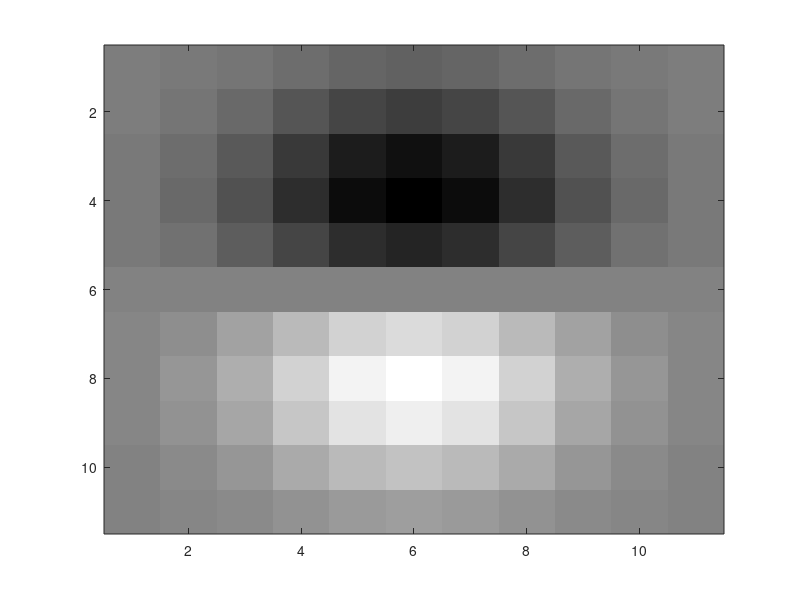
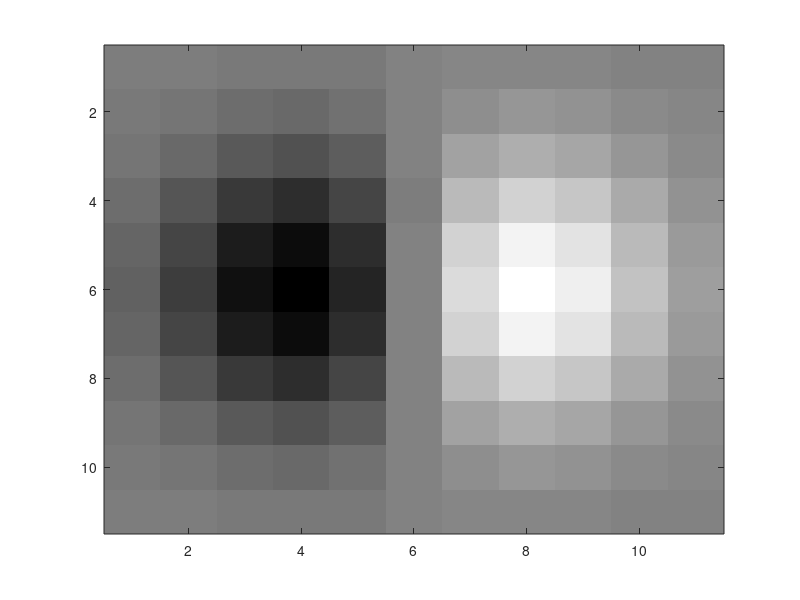
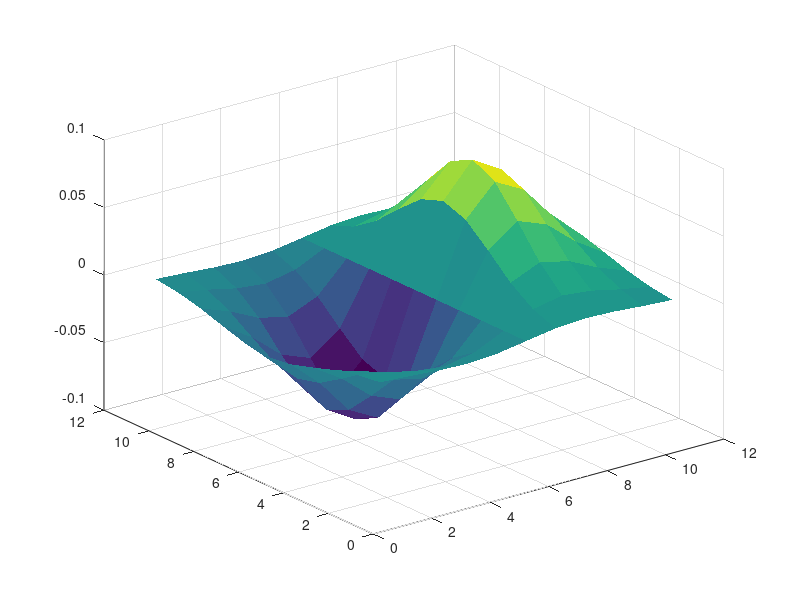

These charts were generated, in order, by the following MATLAB code:
pkg load image

filter_size=11;
filter_sigma = 2;
gaussian = fspecial('gaussian',filter_size, filter_sigma);
imagesc(gaussian);
pause();
sobel = fspecial('sobel');

% vertical direction
disp("vertical direction");
derivative = imfilter(gaussian,sobel);
%derivative = imfilter(gaussian,flipud(sobel));
colormap('gray'),imagesc(derivative);
pause();
figure, surf(derivative), shading flat;
pause();

% horizontal direction
disp("horizontal direction");
derivative = imfilter(gaussian,sobel');
colormap('gray'), imagesc(derivative);
pause();
figure, surf(derivative), shading flat;
pause();
